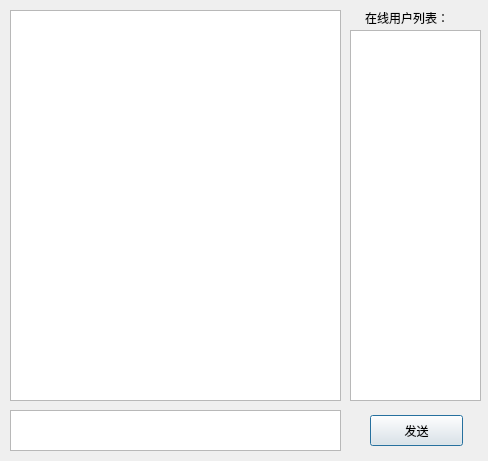
<?xml version="1.0" encoding="UTF-8"?>
<ui version="4.0">
 <class>GroupChatDlg</class>
 <widget class="QDialog" name="GroupChatDlg">
  <property name="geometry">
   <rect>
    <x>0</x>
    <y>0</y>
    <width>488</width>
    <height>461</height>
   </rect>
  </property>
  <property name="windowTitle">
   <string>Dialog</string>
  </property>
  <widget class="QTextEdit" name="textEdit">
   <property name="geometry">
    <rect>
     <x>10</x>
     <y>410</y>
     <width>331</width>
     <height>41</height>
    </rect>
   </property>
  </widget>
  <widget class="QListWidget" name="listWidget">
   <property name="geometry">
    <rect>
     <x>10</x>
     <y>10</y>
     <width>331</width>
     <height>391</height>
    </rect>
   </property>
  </widget>
  <widget class="QLabel" name="label">
   <property name="geometry">
    <rect>
     <x>365</x>
     <y>10</y>
     <width>101</width>
     <height>16</height>
    </rect>
   </property>
   <property name="text">
    <string>在线用户列表：</string>
   </property>
  </widget>
  <widget class="QPushButton" name="pushButton">
   <property name="geometry">
    <rect>
     <x>370</x>
     <y>415</y>
     <width>93</width>
     <height>31</height>
    </rect>
   </property>
   <property name="text">
    <string>发送</string>
   </property>
  </widget>
  <widget class="QListWidget" name="listWidget_2">
   <property name="geometry">
    <rect>
     <x>350</x>
     <y>30</y>
     <width>131</width>
     <height>371</height>
    </rect>
   </property>
  </widget>
 </widget>
 <resources/>
 <connections/>
</ui>
